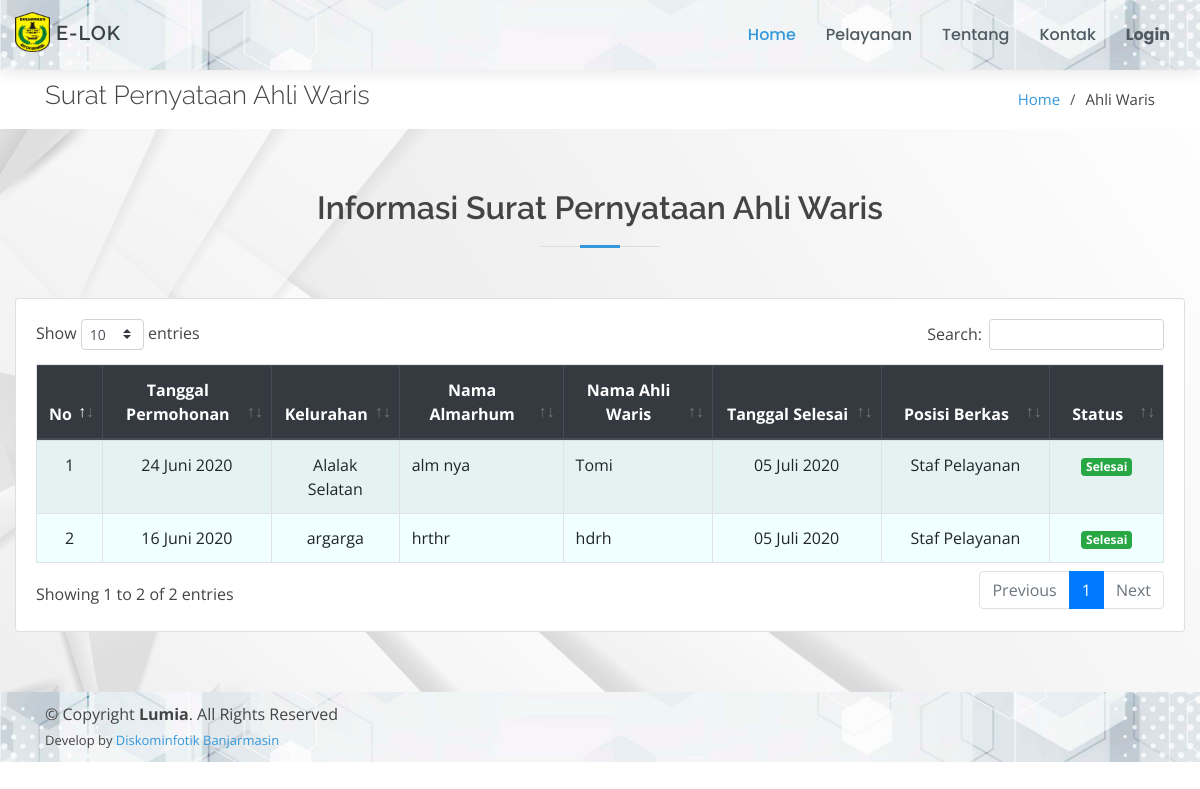
The page /page/ahli-waris/index.php on the database as committed earlier.
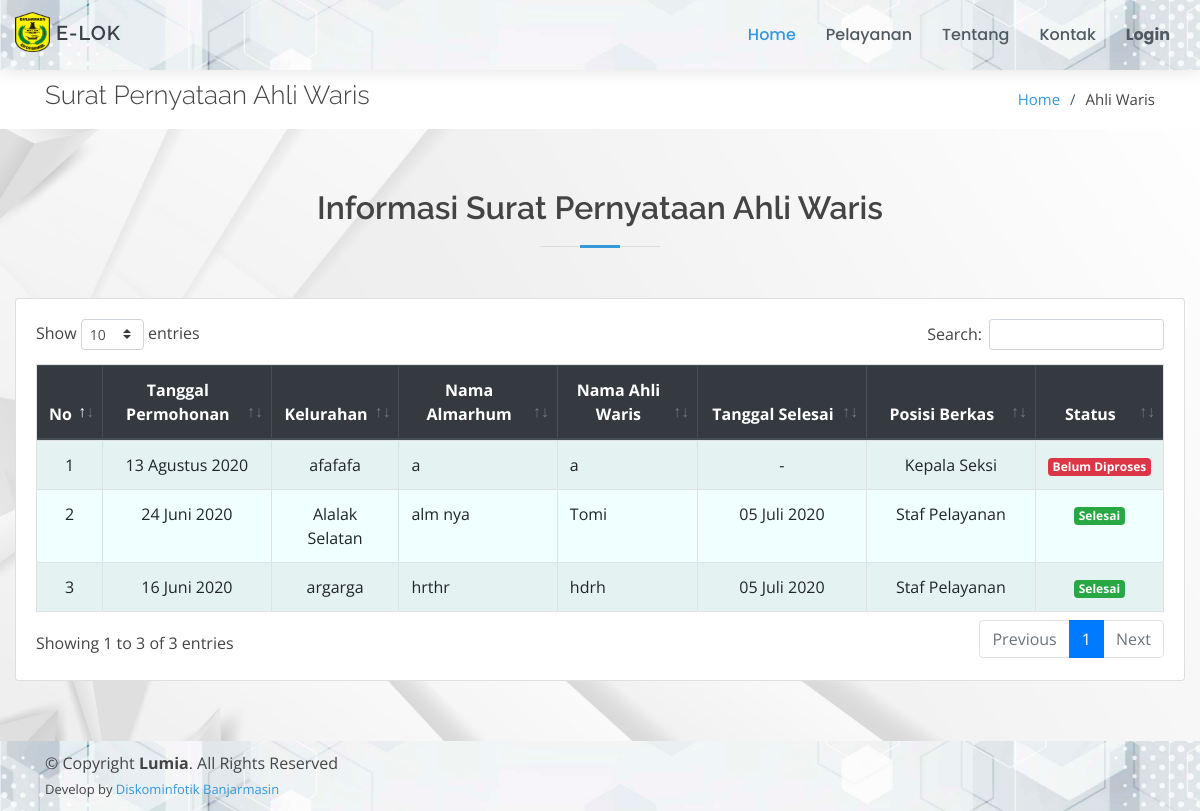
The same page on the database as committed later.
### tables this page shows
CREATE TABLE `ahli_waris` (
  `id_ahli_waris` int(11) NOT NULL,
  `tgl_permohonan` date NOT NULL,
  `kelurahan` varchar(50) NOT NULL,
  `nama_almarhum` varchar(50) NOT NULL,
  `nama_ahli_waris` varchar(50) NOT NULL,
  `alamat` text NOT NULL,
  `tgl_meninggal` date NOT NULL,
  `keterangan` text,
  `tgl_selesai` date DEFAULT NULL,
  `id_posisi` int(11) DEFAULT NULL,
  `status` varchar(50) NOT NULL
);

CREATE TABLE `posisi_berkas` (
  `id_posisi` int(11) NOT NULL,
  `posisi` text NOT NULL
);

### config/config.php (called while the page is built, shortened)
<?php
$no = 1;

### config/bulan.php (called while the page is built, shortened)
<?php
$bln = array(
    '01' => 'Januari',
    '02' => 'Februari',
    '03' => 'Maret',
    '04' => 'April',
    '05' => 'Mei',
    '06' => 'Juni',
    '07' => 'Juli',
    '08' => 'Agustus',
    '09' => 'September',
    '10' => 'Oktober',
    '11' => 'November',
    '12' => 'Desember'
);
function tgl_indo($tanggal)
{
    $bulan = array(
        1 =>   'Januari',
        'Februari',
        'Maret',
        'April',
        'Mei',
        'Juni',
        'Juli',
        'Agustus',
        'September',
        'Oktober',
        'November',
        'Desember'
    );
    $pecahkan = explode('-', $tanggal);
    return $pecahkan[2] . ' ' . $bulan[(int) $pecahkan[1]] . ' ' . $pecahkan[0];
}

### page/ahli-waris/index.php (the view, shortened to what the changed rows need)
<!DOCTYPE html>
<html lang="en">
<?php
include_once "../../config/config.php";
include_once "../../config/bulan.php";
include_once "../../template/ui/head.php";
?>
<body>
    <?php include_once "../../template/ui/header.php"; ?>
    <main id="main">
        <section id="breadcrumbs" class="breadcrumbs">
            <div class="container">
                <div class="d-flex justify-content-between align-items-center">
                    <h2>Surat Pernyataan Ahli Waris</h2>
                </div>
            </div>
        </section>
        <section id="services" class="services graform">
            <div class="container-fluid">
                <div class="section-title">
                    <h2>Informasi Surat Pernyataan Ahli Waris</h2>
                </div>
                <div class="row">
                    <div class="col-md-12">
                        <div class="card">
                            <div class="card-body">
                                <div class="table-responsive">
                                    <table class="table table-bordered table-striped" id="example1">
                                        <thead class="thead-dark">
                                            <tr align="center">
                                                <th>No</th>
                                                <th>Tanggal Permohonan</th>
                                                <th>Kelurahan</th>
                                                <th>Nama Almarhum</th>
                                                <th>Nama Ahli Waris</th>
                                                <th>Tanggal Selesai</th>
                                                <th>Posisi Berkas</th>
                                                <th>Status</th>
                                            </tr>
                                        </thead>
                                        <a href="#">
                                            <tbody style="background-color: azure">
                                                <?php
                                                $data = $koneksi->query("SELECT * FROM ahli_waris ORDER BY id_ahli_waris DESC");
                                                foreach ($data as $row) {
                                                    $po = $koneksi->query("SELECT * FROM posisi_berkas WHERE id_posisi = '$row[id_posisi]'")->fetch_array();
                                                ?>
                                                    <tr align="center">
                                                        <td width="5%"><?= $no++; ?></td>
                                                        <td width="15%">
                                                            <?=
                                                                tgl_indo($row['tgl_permohonan']);
                                                            ?>
                                                        </td>
                                                        <td><?= $row['kelurahan'] ?></td>
                                                        <td align="left"><?= $row['nama_almarhum'] ?></td>
                                                        <td align="left"><?= $row['nama_ahli_waris'] ?></td>
                                                        <td width="15%">
                                                            <?php
                                                            if ($row['tgl_selesai']) {
                                                                echo
                                                                    date('d', strtotime($row['tgl_selesai'])) . " " .
                                                                        $bln[date('m', strtotime($row['tgl_selesai']))] . " " .
                                                                        date('Y', strtotime($row['tgl_selesai']));
                                                            } else {
                                                                echo "-";
                                                            }
                                                            ?>
                                                        </td>
                                                        <td width="15%"><?= $po['posisi'] ?></td>
                                                        <td width="10%">
                                                            <?php
                                                            if ($row['status'] == "Belum Diproses") {
                                                                echo "<span class='badge badge-danger'>" . $row['status'] . "</span>";
                                                            } elseif ($row['status'] == "Dalam Proses") {
                                                                echo "<span class='badge badge-warning'>" . $row['status'] . "</span>";
                                                            } else {
                                                                echo "<span class='badge badge-success'>" . $row['status'] . "</span>";
                                                            }
                                                            ?>
                                                        </td>
                                                    </tr>
                                                <?php } ?>
                                            </tbody>
                                        </a>
                                    </table>
                                </div>
                            </div>
                        </div>
                    </div>
                </div>
            </div>
        </section>
    </main>
</body>
</html>

Rows that differ between the two databases and show on the page:
added ahli_waris: tgl_permohonan "13 Agustus 2020", kelurahan "afafafa", nama_almarhum "a", nama_ahli_waris "a", id_posisi.posisi "Kepala Seksi", status "Belum Diproses"
Other text that changed with them:
text written by a page script: "Show entries Search: Showing 1 to 2 of 2 entries Previous 1 Next" → "Show entries Search: Showing 1 to 3 of 3 entries Previous 1 Next"
